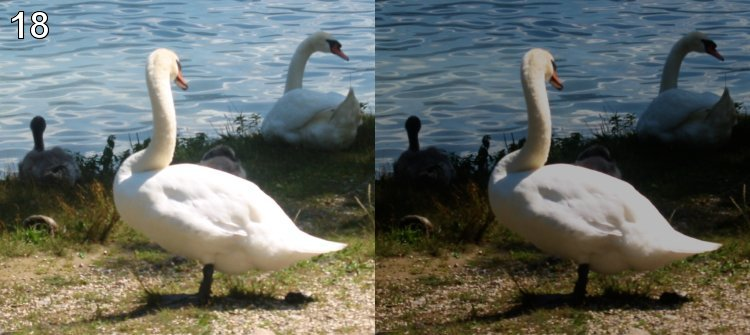
#> input picture 18/balloons.jpg, 750 x 335 px
$ python difference.py
#> lines starting #> are read from the running program, lines starting #| are printed output that depends on the picture
from PIL import Image,ImageChops

im = Image.open('balloons.jpg')
#> im is the input picture: PIL image 750x335 RGB; mean R, G, B 100.5, 105.4, 99.9

im1 = im.crop((0,0,375,335))
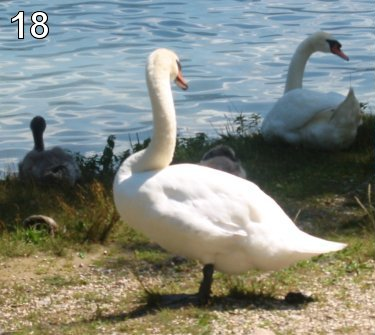
#> im1: PIL image 375x335 RGB; mean R, G, B 130.3, 135.7, 128
im2 = im.crop((375,0,750,335))
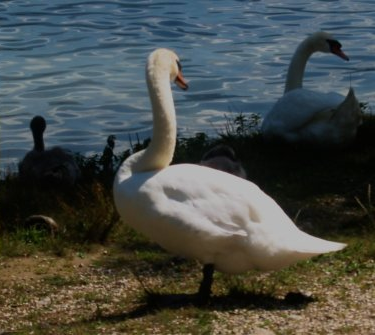
#> im2: PIL image 375x335 RGB; mean R, G, B 70.6, 75.1, 71.8

#im1.save('lighter.jpg')
#im2.save('darker.jpg')

limit = 2
for i in range(0,limit):
    diff = ImageChops.difference(im1,im2)
    diff.save(str(i)+'.jpg')
    diff.show()
    im1 = im2
    im2 = diff
#> this loop made 2 passes
#> pass 1, `diff = ImageChops.difference(im1,im2)`:
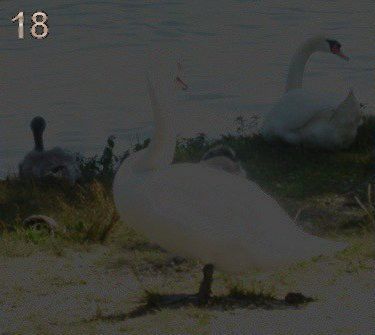
#> diff: PIL image 375x335 RGB; mean R, G, B 59.9, 60.9, 56.4
#> pass 2, `diff = ImageChops.difference(im1,im2)`:
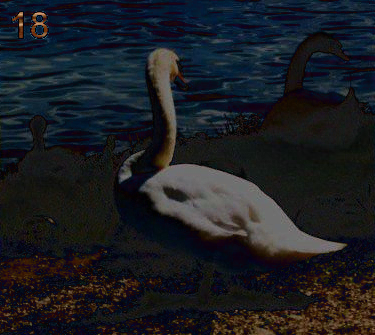
#> diff: PIL image 375x335 RGB; mean R, G, B 27.1, 29.4, 34.2
